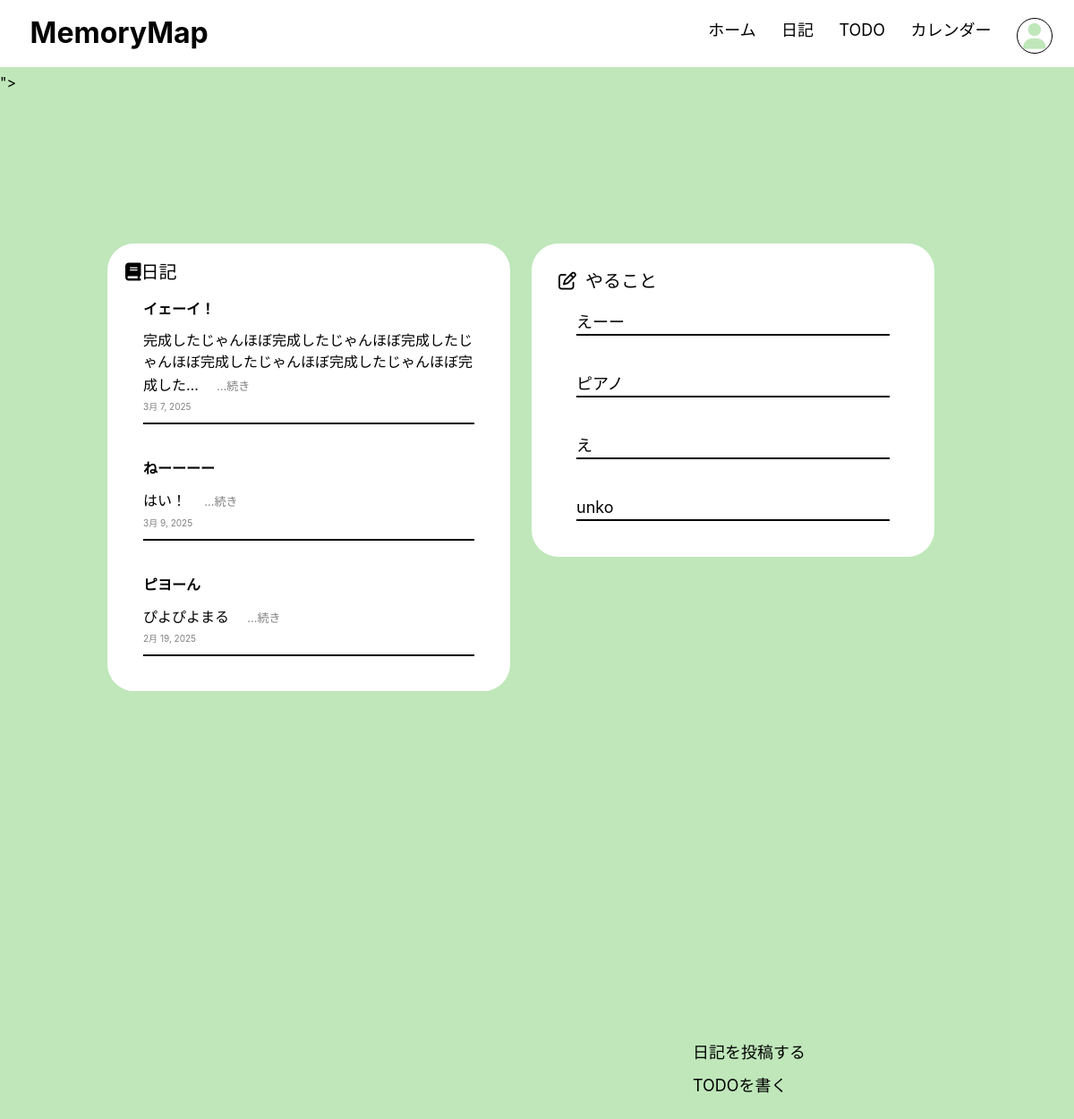
The app's page /, older data.
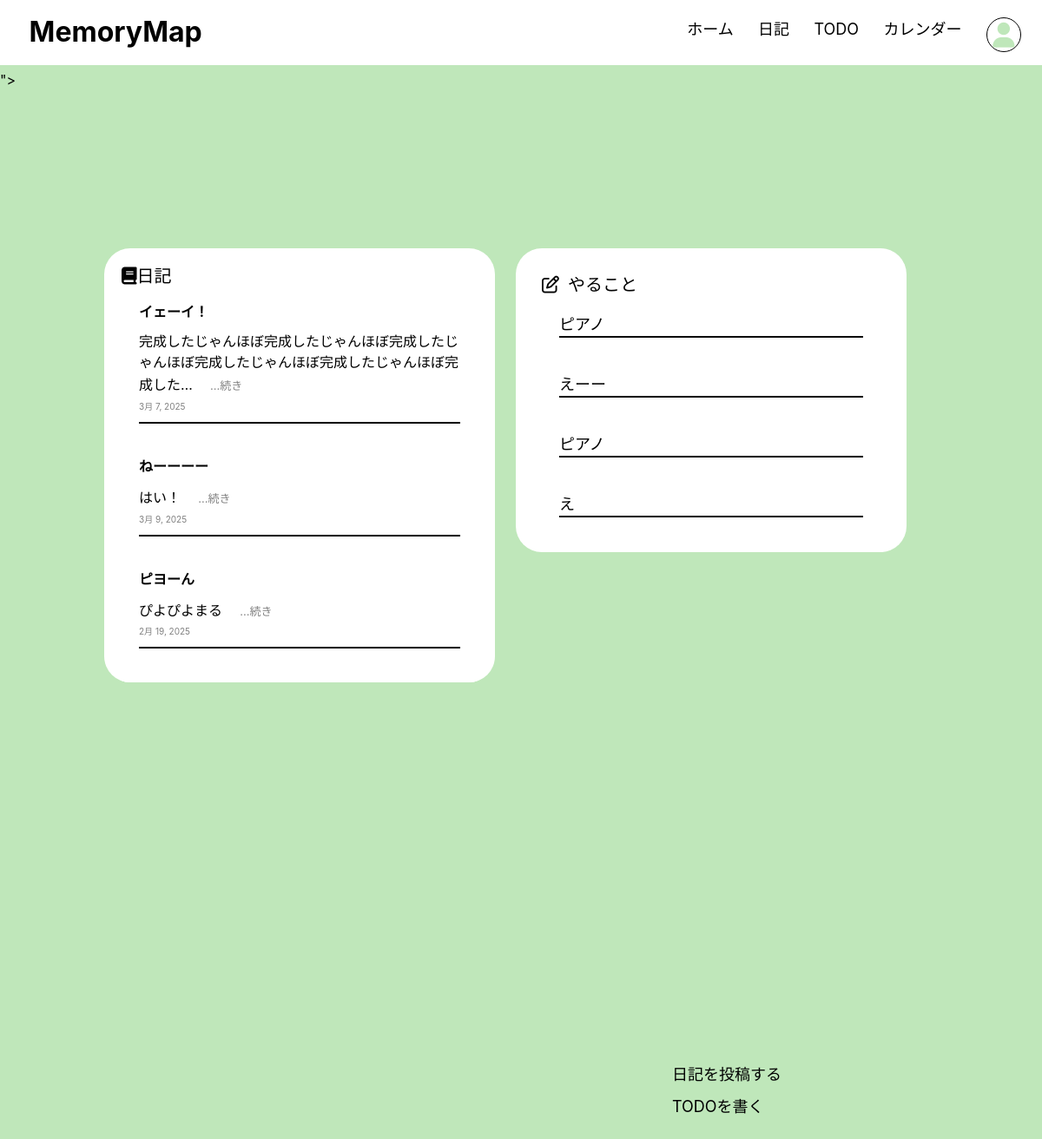
The same page, newer data.
### diary/models.py (models this page shows)
class Diary(models.Model):
    id = models.UUIDField(primary_key=True,default=uuid.uuid4,editable=False)
    date = models.DateField(verbose_name='日付',default=timezone.now)
    title = models.CharField(verbose_name='タイトル',max_length=40)
    text = models.CharField(verbose_name='本文',max_length=200)
    created_at = models.DateTimeField(verbose_name='作成日時',default=timezone.now)
    updated_at = models.DateTimeField(verbose_name='編集日時',blank=True,null=True)

class Todo(models.Model):
    id = models.AutoField(primary_key=True)
    time = models.DateTimeField(verbose_name="作成日", default=timezone.now)
    memo = models.TextField()
    is_completed = models.BooleanField(default=False)

### diary/views.py (the view)
# urls.py: path('', views.IndexView.as_view(), name='index'),
class IndexView(TemplateView):
    template_name = 'index.html'
    def get_context_data(self, **kwargs):
        context = super().get_context_data(**kwargs)
        context['diary_list'] = Diary.objects.all().order_by('-id')
        context['todo_list'] = Todo.objects.all().order_by('-id')
        return context

### templates/index.html (shortened to what this page needs)
{% extends "base.html" %}
{% load static %}
{% block extra_css %}<link rel="stylesheet" href="{% static 'css/style.css' %}">{% endblock %}
{% block content %}
<main class="main">
    <section class="diary">
        <div class="diary">
            <h1 class="mydiary"><i class="fa-solid fa-book"></i>日記</h1>
            <div class="row">
                {% for diary in diary_list %}
                <div class="col-12">
                    <div class="card">
                        <div class="card-body">
                            <h5 class="card-title"><a href="{% url 'diary:diary_detail' diary.pk %}">{{ diary.title }}</a></h5>
                            <div class="text">
                            <p class="card-text">{{ diary.text|truncatechars:50 }}
                                <a href="{% url 'diary:diary_detail' diary.pk %}" class="btn btn-primary">&nbsp;...続き</a>
                            </p>
                            </div>
                            <p class="card-date">{{ diary.date }}</p>
                            <div class="line"></div>
                        </div>
                    </div>
                </div>
                {% endfor %}
            </div>
        </div>
    </section>
    <section class="todo">
        <div class="content">
            <h1 class="today"><i class="fa-regular fa-pen-to-square"></i>やること</h1>
            <div class="row">
                {% for todo in todo_list %}
                <div class="col-12">
                    <div class="card">
                        <div class="card-body">
                            <div class="memo">
                                <p class="card-memo">{{ todo.memo }}</p>
                            </div>
                            <div class="line"></div>
                        </div>
                    </div>
                </div>
                {% empty %}
                    <p>やることはありません。</p>
                {% endfor %}
            </div>
        </div>
    </section>
    <div class="write">
        <p><a href="{% url 'diary:diary_create' %}">日記を投稿する</a></p>
        <p><a href="{% url 'diary:todo_list' %}">TODOを書く</a></p>
    </div>
</main>
{% endblock %}

Row changes from the older to the newer data that the page shows:
no longer on this page (row unchanged): Todo: memo "unko"
added Todo: memo "ピアノ"
